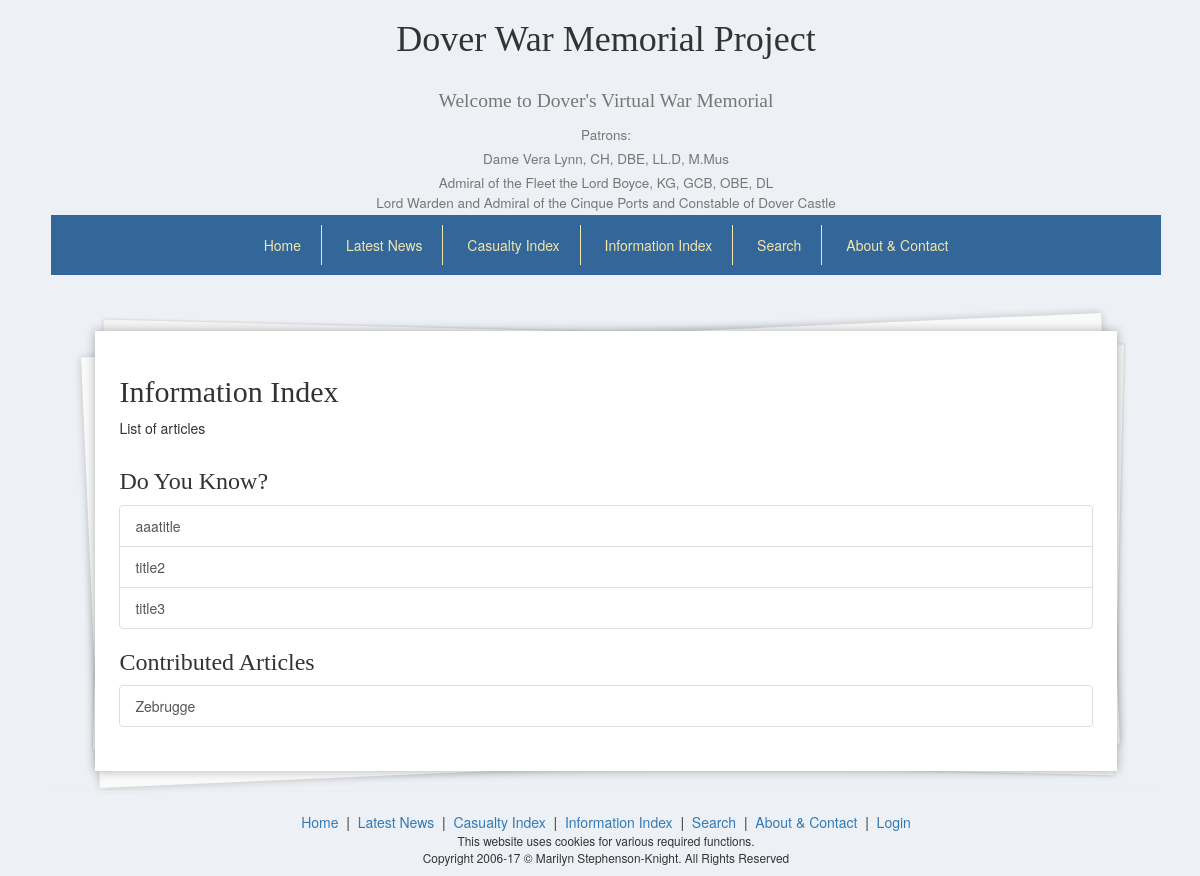
Page /index.php/article on the committed database.
### tables this page shows
CREATE TABLE `article` (
  `id` int(11) NOT NULL,
  `title` text NOT NULL,
  `content` text NOT NULL,
  `posted_date` date NOT NULL,
  `category_id` int(11) DEFAULT NULL
);

CREATE TABLE `article_category` (
  `id` int(11) NOT NULL,
  `name` text NOT NULL
);

### application/controllers/Article.php (called while the page is built, shortened)
<?php
class Article extends CI_Controller {
	public function index() {
		$loggedIn = $this->user_model->isLoggedIn($this->session->token);
		$this->load->model('article_model');
		$articles_data = $this->article_model->getArticlesFromCategories();
		$this->load->model('meta_model');
		$meta = $this->meta_model->getMeta("infoIndex");
		$data = array(
			'articles_data' => $articles_data,
			'meta' => $meta[0],
			"loggedIn" => $loggedIn
		);
		$this->load->view('header', array("title" => "Information Index - Dover War Memorial Project"));
		$this->load->view('article_list_view', $data);
		$this->load->view('footer');
	}
}

### index.php (called while the page is built, shortened)
<?php
require_once BASEPATH.'core/CodeIgniter.php';

### application/helpers/utility_helper.php (called while the page is built)
<?php
function asset_url(){
   return base_url().'assets/';
}

### application/models/meta_model.php (called while the page is built, shortened)
<?php
class Meta_model extends CI_Model {
    public function getMeta($id) {
        $sql = "SELECT * FROM meta m WHERE m.id = ?";
        $query = $this->db->query($sql, array($id));
        return $query->result();
    }
}

### application/models/article_model.php (called while the page is built, shortened)
<?php
class Article_model extends CI_Model {
    public function getArticlesFromCategories() {
        $sql = "SELECT a.id, a.title, a.category_id, ac.name FROM article a JOIN article_category ac ON a.category_id = ac.id ORDER BY ac.id, a.title";
        $query = $this->db->query($sql);
        $result = array();
        foreach($query->result() as $line) {
            $result[$line->category_id][] = array('id'=> $line->id, 'title'=>$line->title, 'category_name'=>$line->name );
        }
        ksort($result);
        return $result;
    }
}

### application/views/article_list_view.php (the view, shortened to what this page needs)
<?php
include APPPATH . 'third_party/Parsedown.php';
include APPPATH . 'third_party/ParsedownExtra.php';
$Parsedown = new ParsedownExtra();
?>
<h2>Information Index <?php
		?></h2>
<div id="narrative"><?php echo $Parsedown->text(str_replace("%asset_url%", asset_url(), $meta->content));
		?>
</div>
<?php
	foreach($articles_data as $category) {
		?>
		<h3><?php echo $category[0]["category_name"] ;?></h3>
		<div class="list-group">
		<?php
			foreach($category as $item) {
				echo "<a href=\"".base_url()."article/view/".$item["id"]."\" class=\"list-group-item\">".$item["title"]."</a>";
			}
		?>
		</div>
		<?php
	}
?>

### assets/css/main.css (style rules this page uses)
body { margin-left: 1.5em; margin-right: 1.5em; background-color: #edf0f4; }
h1, .dwmp, h2, h3 { font-family: "Lucida Calligraphy", cursive; }
#narrative { overflow: hidden; }

### rows in the picture
article: category.name "Do You Know?", title "aaatitle"
article: title "title2"
article: title "title3"
article: category.name "Contributed Articles", title "Zebrugge"

### other values in the picture
preg_replace('/(?:[ ][ ]+|[ ]*\\\\)\n/', "<br />\n", $text) "List of articles"
